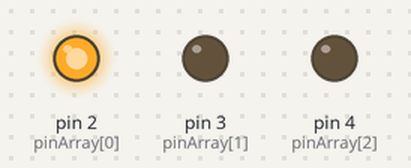
The sketch below on a simulated Arduino Uno, built with avr-gcc and run on an emulated ATmega328P. Shown: output pins drawn as LEDs (lit = HIGH).

Above: at 0.5 s.
At 1.2 s:
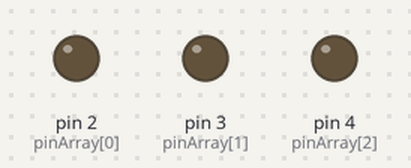
At 2.0 s:
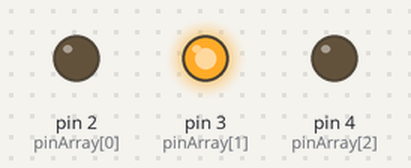
At 3.5 s:
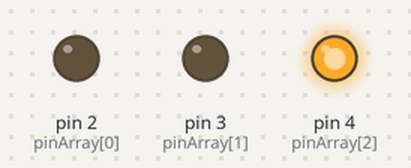
Timing chart, 0 to 5.9 s (numbered marks = the images above):
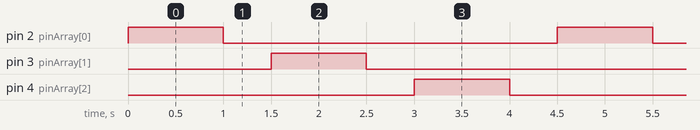

The sketch:

lucesIncreibles.ino
```cpp
int pinArray[] = {2, 3, 4}; //Array que guarda el número de pines, sintaxis 0, 1, 2 = 2, 3, 4
int pinCount = 3;           //Contantes que indica la cantidad de pines totales
int count = 0;              //Cuenta que inicia desde cero
int timer1 = 1000;          //Tiempo en micro segundo 1000 = 1s
int timer2 = 500;

void setup(){
  for (count = 0; count < pinCount; count++) {
  pinMode(pinArray[count], OUTPUT);
  }
}
void loop() {
  for (count = 0;count < pinCount; count++) {
  digitalWrite(pinArray[count], HIGH);
  delay(timer1);
  digitalWrite(pinArray[count], LOW);
  delay(timer2);
  }
}
```

Measured:
- by itself, pin 2 (pinArray[0]), pin 3 (pinArray[1]), pin 4 (pinArray[2]): alternates HIGH for 1.0 s and LOW for 3.5 s
- by itself, everything shown: repeats every 4.5 s, in 6 steps
